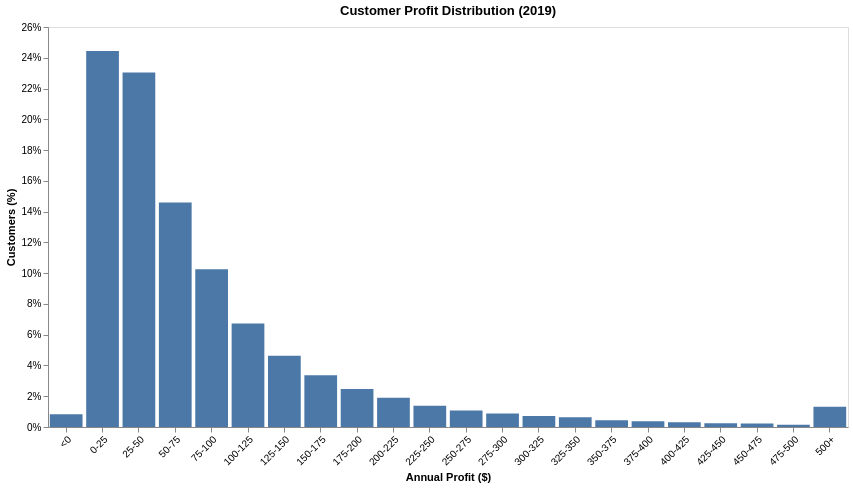

The notebook cell this image was saved under:
### Code cell
distribution_barplot(
    create_distribution(
        cust_data_2019, 
        column="Profit",
        **create_bins_labels(
            bin_width=25, 
            max_cutoff=500, 
            min_cutoff=0
        )
    ),
    column="Profit",
    title="Customer Profit Distribution (2019)",
    x_title="Annual Profit ($)"
)

### Figure 1 — Vega-Lite specification as saved in the notebook (floating-point values rounded to 4 significant figures)
{"config": {"view": {"continuousWidth": 300, "continuousHeight": 300}}, "data": {"name": "data-2e2b07c17340a308829e3fa934e05f6b"}, "mark": {"type": "bar", "opacity": 1.0}, "encoding": {"tooltip": [{"field": "Range", "title": "Range", "type": "nominal"}, {"field": "Customers", "format": ",", "title": "Customers", "type": "quantitative"}, {"field": "Percent", "format": ".1%", "title": "Customers (%)", "type": "quantitative"}], "x": {"axis": {"grid": false, "labelAngle": -45}, "field": "Range", "sort": ["<0", "0-25", "25-50", "50-75", "75-100", "100-125", "125-150", "150-175", "175-200", "200-225", "225-250", "250-275", "275-300", "300-325", "325-350", "350-375", "375-400", "400-425", "425-450", "450-475", "475-500", "500+"], "title": "Annual Profit ($)", "type": "nominal"}, "y": {"axis": {"format": "%", "grid": false}, "field": "Percent", "title": "Customers (%)", "type": "quantitative"}}, "height": 400, "title": "Customer Profit Distribution (2019)", "width": 800, "$schema": "https://vega.github.io/schema/vega-lite/v6.4.1.json", "datasets": {"data-2e2b07c17340a308829e3fa934e05f6b": [{"Range": "<0", "Customers": 263, "Percent": 0.008256}, {"Range": "0-25", "Customers": 7784, "Percent": 0.2444}, {"Range": "25-50", "Customers": 7338, "Percent": 0.2304}, {"Range": "50-75", "Customers": 4650, "Percent": 0.146}, {"Range": "75-100", "Customers": 3266, "Percent": 0.1025}, {"Range": "100-125", "Customers": 2144, "Percent": 0.0673}, {"Range": "125-150", "Customers": 1477, "Percent": 0.04637}, {"Range": "150-175", "Customers": 1071, "Percent": 0.03362}, {"Range": "175-200", "Customers": 788, "Percent": 0.02474}, {"Range": "200-225", "Customers": 605, "Percent": 0.01899}, {"Range": "225-250", "Customers": 442, "Percent": 0.01388}, {"Range": "250-275", "Customers": 340, "Percent": 0.01067}, {"Range": "275-300", "Customers": 280, "Percent": 0.00879}, {"Range": "300-325", "Customers": 228, "Percent": 0.007157}, {"Range": "325-350", "Customers": 200, "Percent": 0.006278}, {"Range": "350-375", "Customers": 142, "Percent": 0.004458}, {"Range": "375-400", "Customers": 119, "Percent": 0.003736}, {"Range": "400-425", "Customers": 98, "Percent": 0.003076}, {"Range": "425-450", "Customers": 79, "Percent": 0.00248}, {"Range": "450-475", "Customers": 75, "Percent": 0.002354}, {"Range": "475-500", "Customers": 47, "Percent": 0.001475}, {"Range": "500+", "Customers": 419, "Percent": 0.01315}]}}
